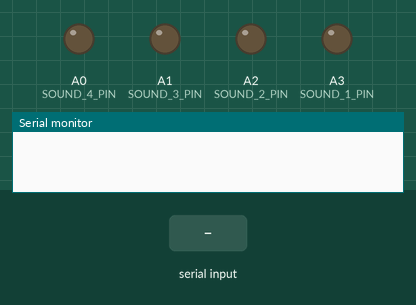
This sketch was run on a simulated Arduino Uno, built with avr-gcc and run on an emulated ATmega328P. Shown: output pins drawn as LEDs (lit = HIGH), the last lines printed to the serial monitor. The inputs (shaded band) are chosen by the test bench.

Above: at 1.2 s.
1.3 s: "a" received over Serial
At 1.6 s:
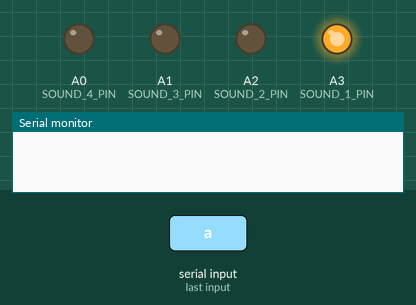
3.2 s: "b" received over Serial
At 3.6 s:
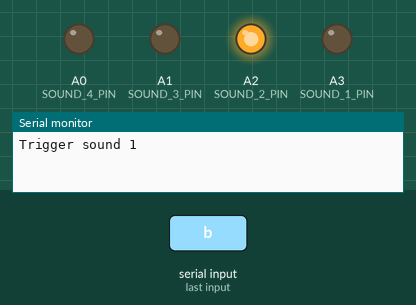
5.2 s: "c" received over Serial
At 5.6 s:
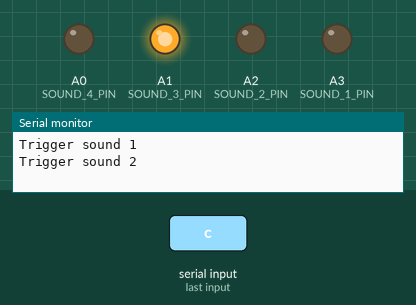
7.2 s: "d" received over Serial
At 7.3 s:
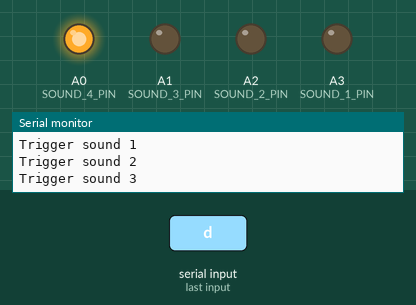
Timing chart, 0 to 9.9 s (numbered marks = the images above; inputs shaded):
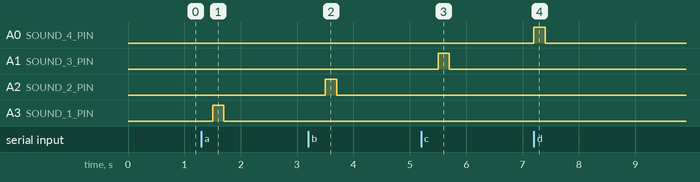

Measured:
- after the input at 1.3 s, A3 (SOUND_1_PIN): LOW → HIGH after 0.20 s, → LOW 0.20 s later
- after the input at 3.2 s, A2 (SOUND_2_PIN): LOW → HIGH after 0.30 s, → LOW 0.20 s later
- after the input at 5.2 s, A1 (SOUND_3_PIN): LOW → HIGH after 0.30 s, → LOW 0.20 s later
- after the input at 7.2 s, A0 (SOUND_4_PIN): LOW → HIGH at once, → LOW 0.20 s later

The sketch:

TestingTriggeringMusic.ino
```cpp
#define SOUND_1_PIN A3
#define SOUND_2_PIN A2
#define SOUND_3_PIN A1
#define SOUND_4_PIN A0


void setup() {
  // put your setup code here, to run once:
  pinMode(SOUND_1_PIN, OUTPUT);
  pinMode(SOUND_2_PIN, OUTPUT);
  pinMode(SOUND_3_PIN, OUTPUT);
  pinMode(SOUND_4_PIN, OUTPUT);
  Serial.begin(9600);

}

void loop() {
  // put your main code here, to run repeatedly:
  if (Serial.available())
  {
    char in = Serial.read();
    if (in == 'a')
    {
      digitalWrite(SOUND_1_PIN, HIGH);
      delay(200);
      digitalWrite(SOUND_1_PIN, LOW);
      Serial.println("Trigger sound 1");
    }
    else if (in == 'b')
    {
      digitalWrite(SOUND_2_PIN, HIGH);
      delay(200);
      digitalWrite(SOUND_2_PIN, LOW);
      Serial.println("Trigger sound 2");
    }
    else if (in == 'c')
    {
      digitalWrite(SOUND_3_PIN, HIGH);
      delay(200);
      digitalWrite(SOUND_3_PIN, LOW);
      Serial.println("Trigger sound 3");
    }
    else if (in == 'd')
    {
      digitalWrite(SOUND_4_PIN, HIGH);
      delay(200);
      digitalWrite(SOUND_4_PIN, LOW);
      Serial.println("Trigger sound 4");
    }
    else
    {
      Serial.println("Do nothing");
    }
  }

  delay(300);

}
```
